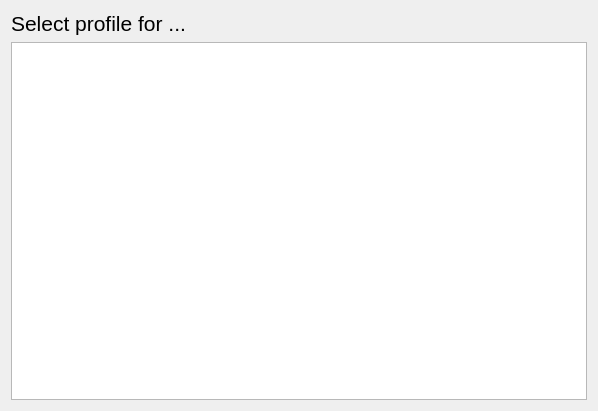
<?xml version="1.0" encoding="UTF-8"?>
<ui version="4.0">
 <class>Form</class>
 <widget class="QWidget" name="Form">
  <property name="geometry">
   <rect>
    <x>0</x>
    <y>0</y>
    <width>598</width>
    <height>411</height>
   </rect>
  </property>
  <layout class="QGridLayout" name="gridLayout">
   <item row="1" column="0">
    <widget class="QTreeView" name="profileList">
     <property name="editTriggers">
      <set>QAbstractItemView::NoEditTriggers</set>
     </property>
     <property name="rootIsDecorated">
      <bool>false</bool>
     </property>
     <property name="uniformRowHeights">
      <bool>true</bool>
     </property>
     <property name="sortingEnabled">
      <bool>true</bool>
     </property>
    </widget>
   </item>
   <item row="0" column="0">
    <widget class="QLabel" name="label">
     <property name="font">
      <font>
       <pointsize>16</pointsize>
      </font>
     </property>
     <property name="text">
      <string>Select profile for ...</string>
     </property>
    </widget>
   </item>
  </layout>
 </widget>
 <resources/>
 <connections/>
</ui>
